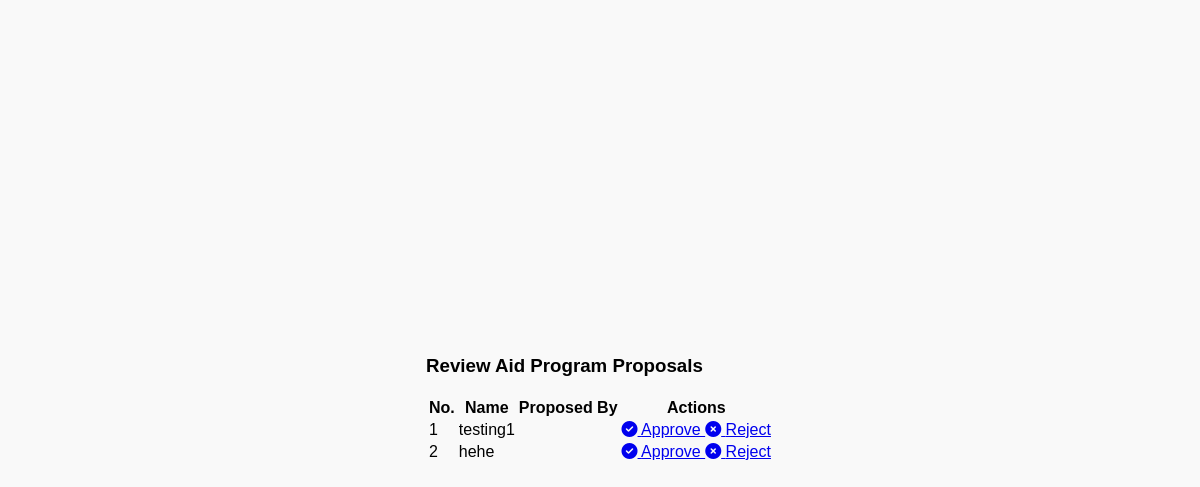
Page /programs/review_aid_program/ on the earlier database version.
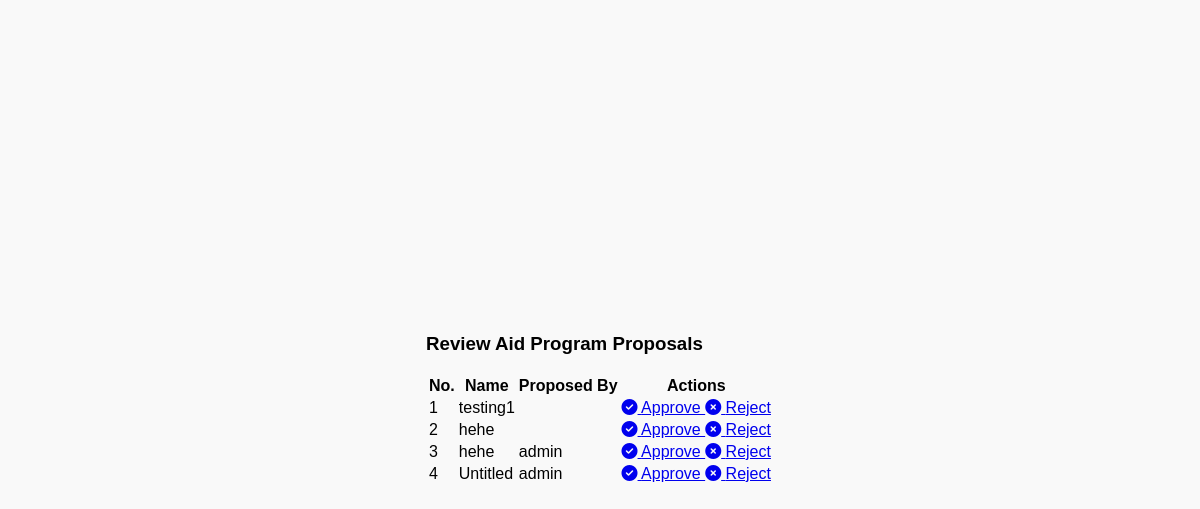
Same page on the later database version.
### programs/models.py (models this page shows, shortened)
class AidProgram(models.Model):
    STATUS_CHOICES = [
        ('OPEN', 'Open'),
        ('CLOSE', 'Close'),
    ]
    LOCALITY_CHOICES = [
        ('LOCAL', 'Local'),
        ('INTERNATIONAL', 'International'),
    ]
    LEVEL_CHOICES = [
        ('UNDERGRADUATE', 'Undergraduate'),
        ('POSTGRADUATE', 'Postgraduate'),
    ]
    APPROVAL_CHOICES = [
        ('PENDING', 'Pending'),
        ('APPROVED', 'Approved'),
        ('REJECTED', 'Rejected'),
    ]
    name = models.CharField(max_length=255)
    owner = models.CharField(max_length=255)
    aid_type = models.CharField(max_length=100)
    level = models.CharField(max_length=20, choices=LEVEL_CHOICES)
    locality = models.CharField(max_length=20, choices=LOCALITY_CHOICES)
    status = models.CharField(max_length=10, choices=STATUS_CHOICES, default='OPEN')
    eligibility = models.TextField(blank=True, null=True)
    closing_date = models.DateField()
    required_documents = models.TextField(blank=True, null=True)
    total_funds = models.DecimalField(max_digits=12, decimal_places=2, null=True, blank=True)
    proposed_by = models.ForeignKey(settings.AUTH_USER_MODEL, on_delete=models.CASCADE, null=True, blank=True)
    approval_status = models.CharField(max_length=10, choices=APPROVAL_CHOICES, default='PENDING')

### users/models.py (models this page shows, shortened)
class Account(AbstractUser):
    ROLE_LIST = [
        ('student', 'Student'),
        ('officer', 'Aid Officer'),
        ('funder', 'Funder'),
        ('administrator', 'Administrator'),
    ]
    role = models.CharField(max_length=13, choices=ROLE_LIST)
    study_program = models.CharField(max_length=100, blank=True, null=True)  # only for Students
    years_of_study = models.IntegerField(blank=True, null=True)
    gpa = models.FloatField(blank=True, null=True)
    organization_name = models.CharField(max_length=255, blank=True, null=True)
    is_approved = models.BooleanField(default=False)
    phone_number = models.CharField(max_length=15, blank=True, null=True)
    created_at = models.DateTimeField(default=now)
    updated_at = models.DateTimeField(auto_now=True)
    class Meta:
        db_table = 'users_masterlist'

### programs/views.py (the view)
# urls.py: path("review_aid_program/", review_aid_program, name="review_aid_program"),
def review_aid_program(request):
    pending_aids = AidProgram.objects.filter(approval_status="PENDING")
    return render(request, "review_aid_program.html", {"pending_aids": pending_aids})

### programs/templates/review_aid_program.html (shortened to what this page needs)
{% extends "base.html" %}
{% block content %}
<div class="container mt-5">
    <div class="card shadow-lg border-0 rounded-3">
        <div class="card-header bg-dark text-white text-center">
            <h3 class="mb-0">Review Aid Program Proposals</h3>
        </div>
        <div class="card-body">
            {% if pending_aids %}
                <div class="table-responsive">
                    <table class="table table-striped align-middle">
                        <thead class="table-dark">
                            <tr>
                                <th class="text-center">No.</th>
                                <th>Name</th>
                                <th>Proposed By</th>
                                <th class="text-center">Actions</th>
                            </tr>
                        </thead>
                        <tbody>
                            {% for aid in pending_aids %}
                            <tr>
                                <td class="text-center">{{ forloop.counter }}</td>
                                <td>{{ aid.name }}</td>
                                <td>{{ aid.proposed_by.username }}</td>
                                <td class="text-center">
                                    <a href="{% url 'approve_aid' aid.id %}" class="btn btn-success btn-sm me-2">
                                        <i class="fas fa-check-circle"></i> Approve
                                    </a>
                                    <a href="{% url 'reject_aid' aid.id %}" class="btn btn-danger btn-sm">
                                        <i class="fas fa-times-circle"></i> Reject
                                    </a>
                                </td>
                            </tr>
                            {% endfor %}
                        </tbody>
                    </table>
                </div>
            {% else %}
                <div class="alert alert-info text-center fw-bold py-3">
                    <i class="fas fa-info-circle"></i> No pending aid program proposals.
                </div>
            {% endif %}
        </div>
    </div>
</div>
{% endblock %}

Differences in the rows shown:
added AidProgram: name "hehe", proposed_by.username "admin"
added AidProgram: name "Untitled", proposed_by.username "admin"
